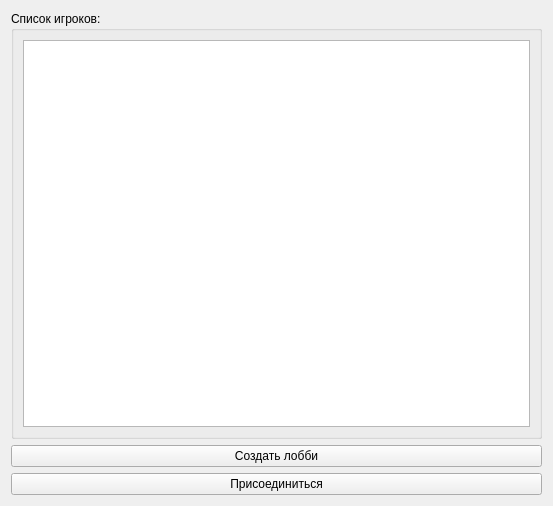
<?xml version="1.0" encoding="UTF-8"?>
<ui version="4.0">
 <class>lobby</class>
 <widget class="QWidget" name="lobby">
  <property name="geometry">
   <rect>
    <x>0</x>
    <y>0</y>
    <width>553</width>
    <height>506</height>
   </rect>
  </property>
  <property name="windowTitle">
   <string>Form</string>
  </property>
  <layout class="QVBoxLayout" name="verticalLayout_2">
   <item>
    <widget class="QGroupBox" name="groupBox">
     <property name="title">
      <string>Список игроков:</string>
     </property>
     <layout class="QVBoxLayout" name="verticalLayout">
      <item>
       <widget class="QColumnView" name="columnView"/>
      </item>
     </layout>
    </widget>
   </item>
   <item>
    <widget class="QPushButton" name="pushButton">
     <property name="text">
      <string>Создать лобби</string>
     </property>
    </widget>
   </item>
   <item>
    <widget class="QPushButton" name="pushButton_2">
     <property name="text">
      <string>Присоединиться</string>
     </property>
    </widget>
   </item>
  </layout>
 </widget>
 <resources/>
 <connections/>
</ui>
